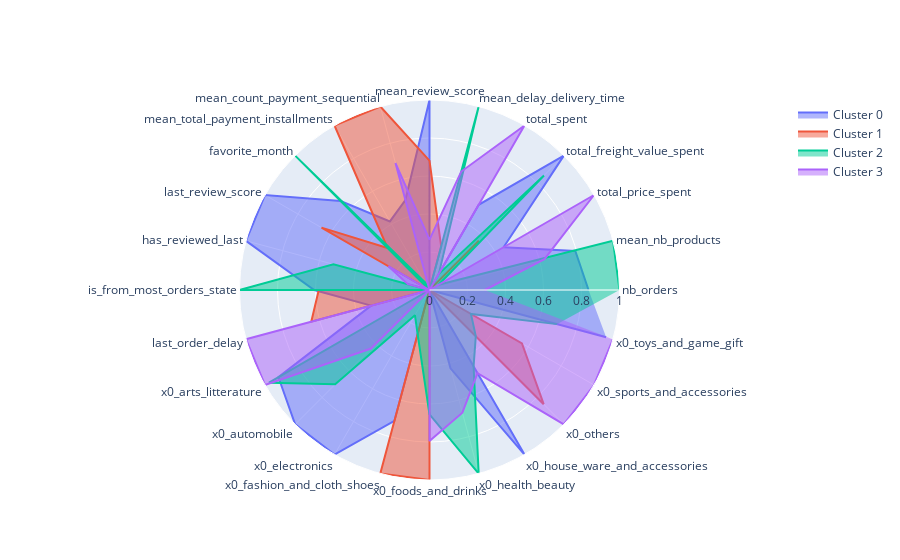

The notebook cell saved with this chart:
### Code cell
label_2017=kmeans.labels_
df_2017['kmeans_label_1']=kmeans.labels_
kmeans_clusters = df_2017.groupby("kmeans_label_1").mean().reset_index()
#cols=[col for col in kmeans_clusters.columns.tolist() if not col.startswith('x0')]
utils2.plot_radars(kmeans_clusters,"kmeans_label_1",[0,1,2,3,4])

### Figure 1 — Plotly figure (JSON) as saved in the notebook; plotly's stock layout.template omitted (floating-point values rounded to 4 significant figures)
{"data": [{"fill": "toself", "name": "Cluster 0", "r": [0.837, 0.7947, 0.4502, 1, 0.5176, 0, 1, 0.4902, 0.4168, 0.6619, 1, 1, 0.6068, 0.3177, 0.9181, 1, 1, 0.7135, 0, 0.4268, 1, 0, 0, 0.9625, 0.3178, 0], "theta": ["nb_orders", "mean_nb_products", "total_price_spent", "total_freight_value_spent", "total_spent", "mean_delay_delivery_time", "mean_review_score", "mean_count_payment_sequential", "mean_total_payment_installments", "favorite_month", "last_review_score", "has_reviewed_last", "is_from_most_orders_state", "last_order_delay", "x0_arts_litterature", "x0_automobile", "x0_electronics", "x0_fashion_and_cloth_shoes", "x0_foods_and_drinks", "x0_health_beauty", "x0_house_ware_and_accessories", "x0_others", "x0_sports_and_accessories", "x0_toys_and_game_gift"], "type": "scatterpolar"}, {"fill": "toself", "name": "Cluster 1", "r": [0, 0, 0, 0.3673, 0, 0.2372, 0.6808, 1.0, 1, 0.3125, 0.6563, 0, 0.5829, 0.6441, 0, 0, 0.001243, 1, 1, 0, 0, 0.8499, 0.5618, 0, 0.6442, 1], "theta": ["nb_orders", "mean_nb_products", "total_price_spent", "total_freight_value_spent", "total_spent", "mean_delay_delivery_time", "mean_review_score", "mean_count_payment_sequential", "mean_total_payment_installments", "favorite_month", "last_review_score", "has_reviewed_last", "is_from_most_orders_state", "last_order_delay", "x0_arts_litterature", "x0_automobile", "x0_electronics", "x0_fashion_and_cloth_shoes", "x0_foods_and_drinks", "x0_health_beauty", "x0_house_ware_and_accessories", "x0_others", "x0_sports_and_accessories", "x0_toys_and_game_gift"], "type": "scatterpolar"}, {"fill": "toself", "name": "Cluster 2", "r": [1, 1, 0.05531, 0.8522, 0.09797, 1, 0, 0, 0.04446, 1, 0, 0.5235, 1, 0, 0.9754, 0.702, 0.1532, 0.2411, 0.6545, 1, 0.464, 0.3446, 0.252, 0.694, 0, 2], "theta": ["nb_orders", "mean_nb_products", "total_price_spent", "total_freight_value_spent", "total_spent", "mean_delay_delivery_time", "mean_review_score", "mean_count_payment_sequential", "mean_total_payment_installments", "favorite_month", "last_review_score", "has_reviewed_last", "is_from_most_orders_state", "last_order_delay", "x0_arts_litterature", "x0_automobile", "x0_electronics", "x0_fashion_and_cloth_shoes", "x0_foods_and_drinks", "x0_health_beauty", "x0_house_ware_and_accessories", "x0_others", "x0_sports_and_accessories", "x0_toys_and_game_gift"], "type": "scatterpolar"}, {"fill": "toself", "name": "Cluster 3", "r": [0.2909, 0.6264, 1, 0, 1, 0.6455, 0.2655, 0.6917, 0, 0, 0.2501, 0.1178, 0, 1, 1, 0.4357, 0, 0, 0.7951, 0.6684, 0.5055, 1, 1, 1, 1, 3], "theta": ["nb_orders", "mean_nb_products", "total_price_spent", "total_freight_value_spent", "total_spent", "mean_delay_delivery_time", "mean_review_score", "mean_count_payment_sequential", "mean_total_payment_installments", "favorite_month", "last_review_score", "has_reviewed_last", "is_from_most_orders_state", "last_order_delay", "x0_arts_litterature", "x0_automobile", "x0_electronics", "x0_fashion_and_cloth_shoes", "x0_foods_and_drinks", "x0_health_beauty", "x0_house_ware_and_accessories", "x0_others", "x0_sports_and_accessories", "x0_toys_and_game_gift"], "type": "scatterpolar"}, {"fill": "toself", "name": "Cluster 4", "r": [], "theta": ["nb_orders", "mean_nb_products", "total_price_spent", "total_freight_value_spent", "total_spent", "mean_delay_delivery_time", "mean_review_score", "mean_count_payment_sequential", "mean_total_payment_installments", "favorite_month", "last_review_score", "has_reviewed_last", "is_from_most_orders_state", "last_order_delay", "x0_arts_litterature", "x0_automobile", "x0_electronics", "x0_fashion_and_cloth_shoes", "x0_foods_and_drinks", "x0_health_beauty", "x0_house_ware_and_accessories", "x0_others", "x0_sports_and_accessories", "x0_toys_and_game_gift"], "type": "scatterpolar"}], "layout": {"polar": {"radialaxis": {"range": [0, 1], "visible": true}}, "showlegend": true, "title": {"font": {"size": 18}, "text": "", "x": 0.5, "xanchor": "center", "y": 0.95, "yanchor": "top"}}}
